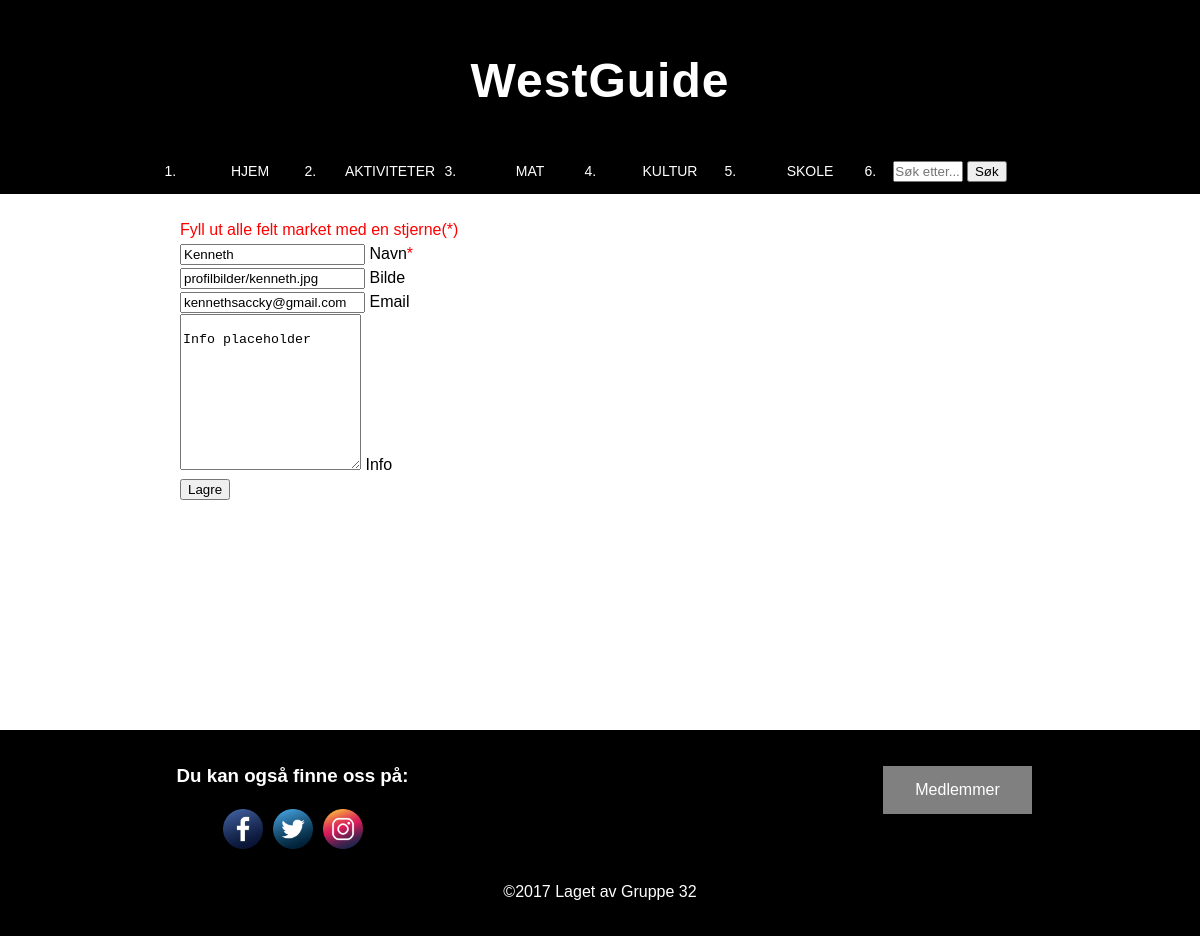
The app's page /edit-employee.php?id=1, older data.
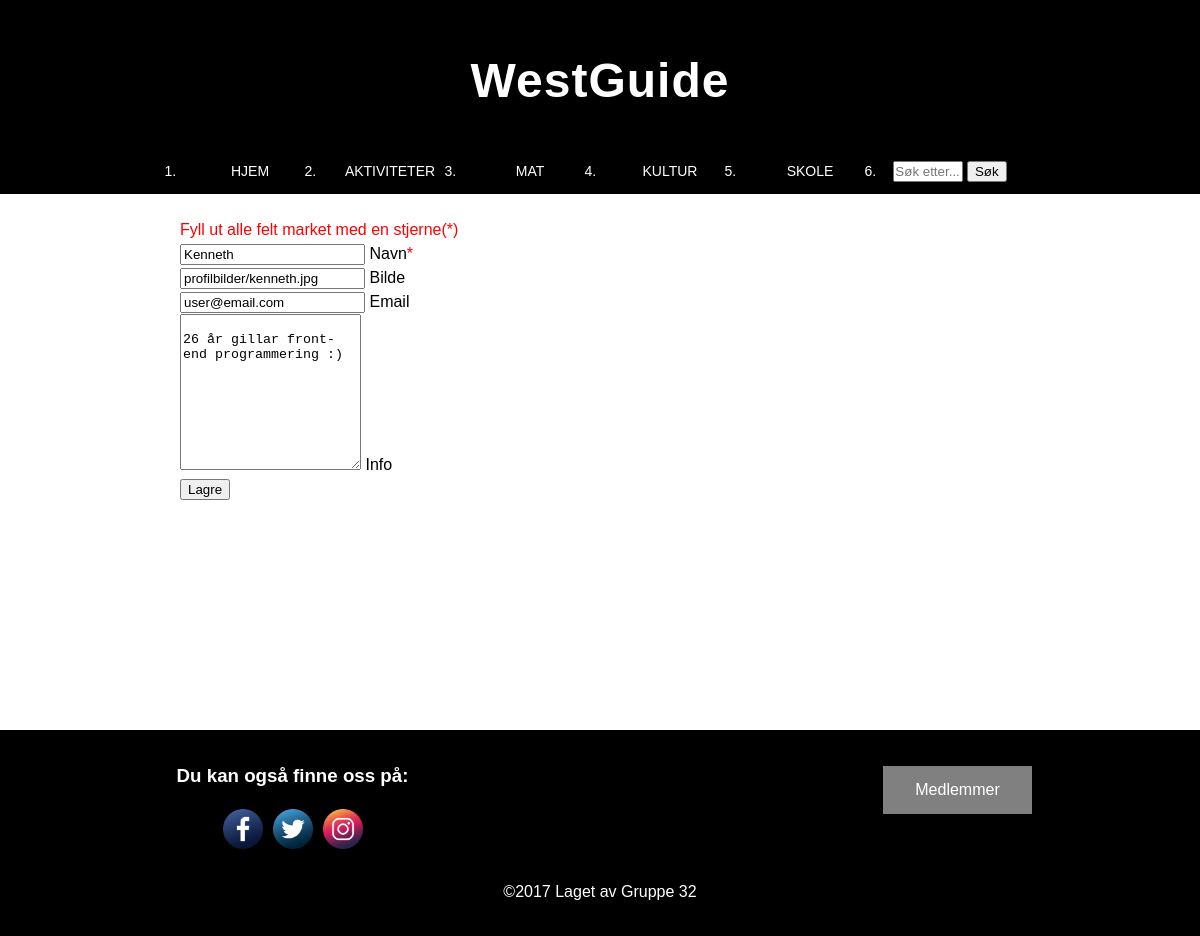
The same page, newer data.
### tables this page shows
CREATE TABLE IF NOT EXISTS `employees` (
  `id` int(11) NOT NULL,
  `employee_name` varchar(255) NOT NULL,
  `employee_picture` text,
  `employee_email` text,
  `employee_info` text
);

### connection-footer.php (called while the page is built)
<?php
$statement->execute();
$events = [];
while($row = $statement->fetch(PDO::FETCH_ASSOC))
{
    $events[] = $row;
}

### edit-employee.php (the view, shortened to what this page needs)
<?php
require 'connection-header.php';
$statement = $connection->prepare('SELECT * FROM employees WHERE id =' .$_GET['id']);
require 'connection-footer.php';
require 'header.php';
foreach ($events as $event)
{
    echo '<font color="red">Fyll ut alle felt market med en stjerne(*)</font><br>'; ?>
    <main class="form-edit">
        <div class="">
            <form class="" action="update-employee.php" method="post">
                <div class="">
                    <input class="" type="text" id="edit-name" name="edit-name" value="<?= $event['employee_name'] ?>">
                    <label class="">Navn<font color="red">*</font></label>
                </div>
                <div class="">
                    <input class="" type="text" id="edit-picture" name="edit-picture" value="<?= $event['employee_picture'] ?>">
                    <label class="">Bilde</label>
                </div>
                <div class="">
                    <input class="" type="text" id="edit-email" name="edit-email" value="<?= $event['employee_email'] ?>">
                    <label class="">Email</label>
                </div>
                <div class="">
                    <textarea class="" type="text" rows= "10" id="edit-info" name="edit-info">
                        <?= $event['employee_info']?>
                    </textarea>
                    <label class="" for="body">Info</label>
                </div>
                <button class="">
                    Lagre
                </button>
            </form>
        </div>
    </main>
<?php }
require 'footer.php';
?>

Row changes from the older to the newer data that the page shows:
changed employees "Kenneth": edit-email "kennethsaccky@gmail.com" → "user@email.com"; edit-info "Info placeholder" → "26 år gillar front-end programmering :)"
